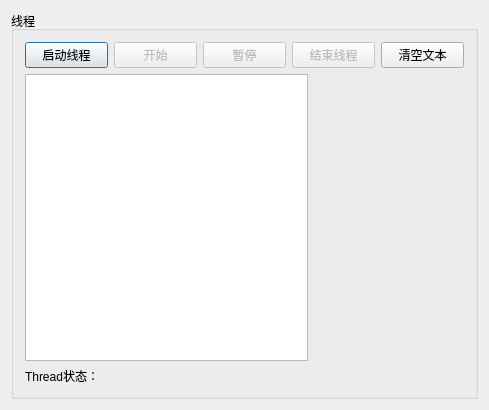
<?xml version="1.0" encoding="UTF-8"?>
<ui version="4.0">
 <class>Dialog</class>
 <widget class="QDialog" name="Dialog">
  <property name="geometry">
   <rect>
    <x>0</x>
    <y>0</y>
    <width>489</width>
    <height>410</height>
   </rect>
  </property>
  <property name="windowTitle">
   <string>多线程，使用QMutex</string>
  </property>
  <layout class="QVBoxLayout" name="verticalLayout_2">
   <item>
    <widget class="QGroupBox" name="groupBox">
     <property name="title">
      <string>线程</string>
     </property>
     <layout class="QVBoxLayout" name="verticalLayout">
      <item>
       <layout class="QHBoxLayout" name="horizontalLayout">
        <item>
         <widget class="QPushButton" name="btnStartThread">
          <property name="text">
           <string>启动线程</string>
          </property>
         </widget>
        </item>
        <item>
         <widget class="QPushButton" name="btnDiceBegin">
          <property name="enabled">
           <bool>false</bool>
          </property>
          <property name="text">
           <string>开始</string>
          </property>
         </widget>
        </item>
        <item>
         <widget class="QPushButton" name="btnDiceEnd">
          <property name="enabled">
           <bool>false</bool>
          </property>
          <property name="text">
           <string>暂停</string>
          </property>
         </widget>
        </item>
        <item>
         <widget class="QPushButton" name="btnStopThread">
          <property name="enabled">
           <bool>false</bool>
          </property>
          <property name="text">
           <string>结束线程</string>
          </property>
         </widget>
        </item>
        <item>
         <widget class="QPushButton" name="btnClear">
          <property name="text">
           <string>清空文本</string>
          </property>
         </widget>
        </item>
       </layout>
      </item>
      <item>
       <layout class="QHBoxLayout" name="horizontalLayout_3">
        <item>
         <widget class="QPlainTextEdit" name="plainTextEdit"/>
        </item>
        <item>
         <widget class="QLabel" name="LabPic">
          <property name="minimumSize">
           <size>
            <width>150</width>
            <height>0</height>
           </size>
          </property>
          <property name="text">
           <string/>
          </property>
          <property name="pixmap">
           <pixmap>:/dice/images/d0.jpg</pixmap>
          </property>
         </widget>
        </item>
       </layout>
      </item>
      <item>
       <widget class="QLabel" name="LabA">
        <property name="text">
         <string>Thread状态：</string>
        </property>
       </widget>
      </item>
     </layout>
    </widget>
   </item>
  </layout>
 </widget>
 <layoutdefault spacing="6" margin="11"/>
 <resources>
  <include location="res.qrc"/>
 </resources>
 <connections/>
</ui>
